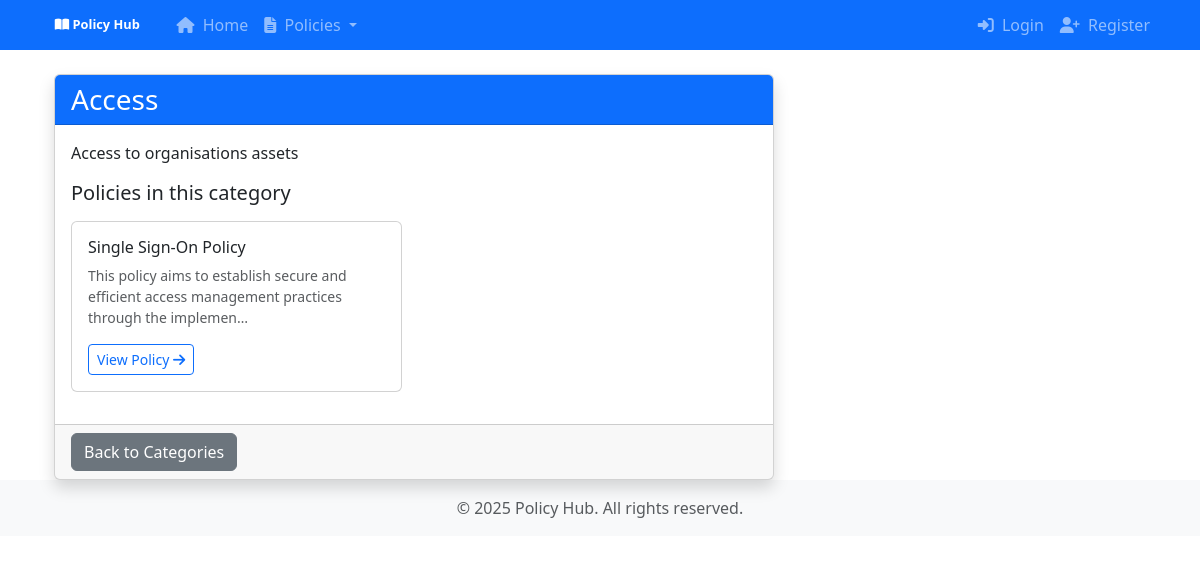
Page /policies/categories/1/ on the committed database.
### policies/models.py (models this page shows, shortened)
class PolicyCategory(models.Model):
    name = models.CharField(max_length=100)
    description = models.TextField(blank=True, null=True)
    created_at = models.DateTimeField(auto_now_add=True)
    updated_at = models.DateTimeField(auto_now=True)
    class Meta:
        verbose_name_plural = "Policy Categories"
        ordering = ['name']

class Policy(models.Model):
    STATUS_CHOICES = (
        ('draft', 'Draft'),
        ('published', 'Published'),
        ('archived', 'Archived'),
    )
    title = models.CharField(max_length=200)
    policy_number = models.CharField(max_length=50, unique=True)
    category = models.ForeignKey(PolicyCategory, on_delete=models.CASCADE, related_name='policies')
    content = models.TextField()
    summary = models.TextField()
    status = models.CharField(max_length=10, choices=STATUS_CHOICES, default='draft')
    created_by = models.ForeignKey(User, on_delete=models.SET_NULL, null=True, related_name='created_policies')
    updated_by = models.ForeignKey(User, on_delete=models.SET_NULL, null=True, related_name='updated_policies')
    effective_date = models.DateField()
    review_date = models.DateField()
    document_file = models.FileField(upload_to=policy_file_path, blank=True, null=True)
    created_at = models.DateTimeField(auto_now_add=True)
    updated_at = models.DateTimeField(auto_now=True)
    class Meta:
        verbose_name_plural = "Policies"
        ordering = ['-effective_date', 'title']

### policies/views.py (the view, shortened to what this page needs)
# urls.py: path('categories/<int:pk>/', views.PolicyCategoryDetailView.as_view(), name='category-detail'),
class PolicyCategoryDetailView(DetailView):
    model = PolicyCategory
    template_name = 'policies/category_detail.html'
    context_object_name = 'category'
    def get_context_data(self, **kwargs):
        context = super().get_context_data(**kwargs)
        policies = Policy.objects.filter(category=self.object)
        if not self.request.user.is_authenticated or not (self.request.user.profile.is_admin or self.request.user.profile.is_moderator):
            policies = policies.filter(status='published')
        context['policies'] = policies
        return context
    """Mixin to require admin or moderator permissions."""

### templates/policies/category_detail.html (shortened to what this page needs)
{% extends 'base.html' %}
{% block content %}
<div class="container mt-4">
    <div class="row">
        <div class="col-md-8">
            <div class="card shadow">
                <div class="card-header bg-primary text-white">
                    <h3 class="mb-0">{{ category.name }}</h3>
                </div>
                <div class="card-body">
                    <p class="card-text">{{ category.description }}</p>
                </div>
                {% if policies %}
                <div class="card-body pt-0">
                    <h5 class="mb-3">Policies in this category</h5>
                    <div class="row">
                        {% for policy in policies %}
                        <div class="col-md-6 mb-3">
                            <div class="card h-100">
                                <div class="card-body">
                                    <h6 class="card-title">{{ policy.title }}</h6>
                                    <p class="card-text text-muted small">
                                        {{ policy.summary|truncatechars:100 }}
                                    </p>
                                    <a href="{% url 'policies:policy-detail' policy.pk %}" class="btn btn-outline-primary btn-sm">
                                        View Policy <i class="fas fa-arrow-right"></i>
                                    </a>
                                </div>
                            </div>
                        </div>
                        {% endfor %}
                    </div>
                </div>
                {% else %}
                <div class="card-body">
                    <div class="alert alert-info">No policies found in this category.</div>
                </div>
                {% endif %}
                <div class="card-footer">
                    <a href="{% url 'policies:category-list' %}" class="btn btn-secondary">
                        Back to Categories
                    </a>
                </div>
            </div>
        </div>
    </div>
</div>
{% endblock %}

### rows in the picture
PolicyCategory: name "Access", description "Access to organisations assets"
Policy: title "Single Sign-On Policy", summary "This policy aims to establish secure and efficient access management practices through the implemen…"
